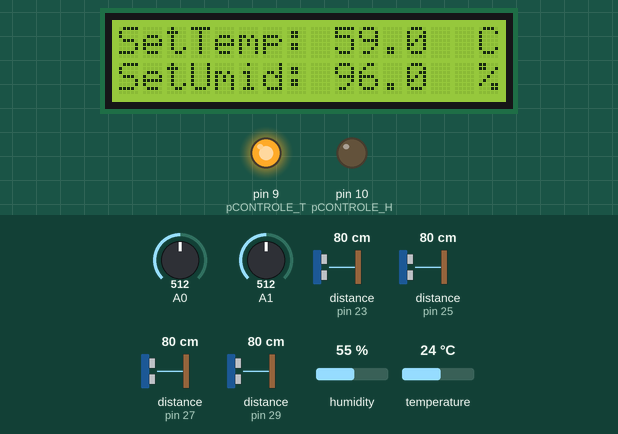
A sketch run on a simulated Arduino Mega 2560, built with avr-gcc and run on an emulated ATmega2560. On the bench: 16×2 character LCD, output pins drawn as LEDs (lit = HIGH). Wiring (inferred from the names in the program): 4 × ultrasonic range finder: trigger pin 22, echo pin 23 / trigger pin 24, echo pin 25 / trigger pin 26, echo pin 27 / trigger pin 28, echo pin 29. The test bench sets the inputs (shaded band); at power-on: A1 = 512, A0 = 512, humidity 55 %, distance to the obstacle (sensors on pin 23, pin 25, pin 27, pin 29) 80 cm, temperature 24 °C. The echo pulse lasts 58.3 µs per cm; pins used as bus, display or sensor lines are not drawn; what the sketch prints to the serial monitor is not drawn.

Above: at 1.2 s.
1.3 s: A1 set to 97
At 3.6 s:
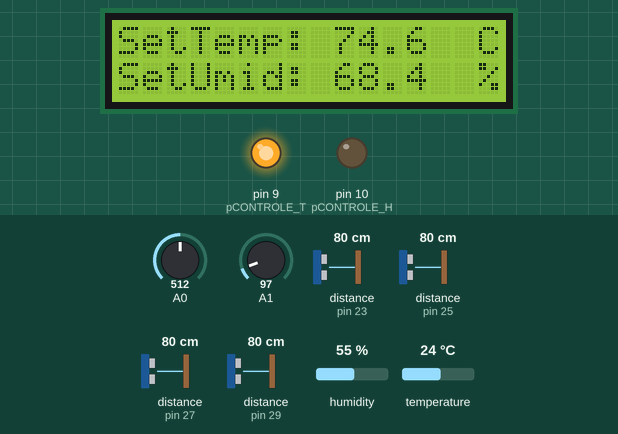
7.0 s: A1 set to 84
At 12.0 s:
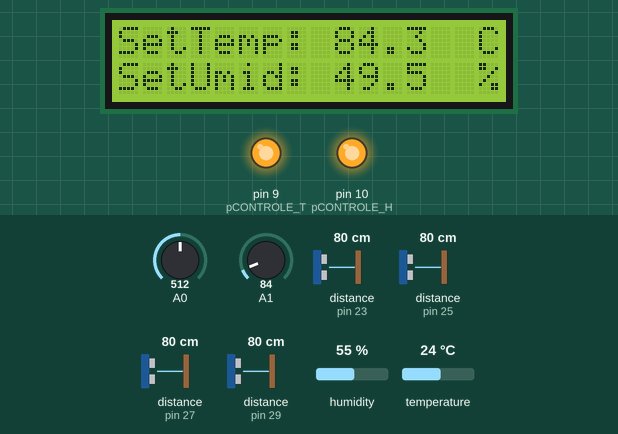
13.9 s: A0 set to 716
At 16.4 s:
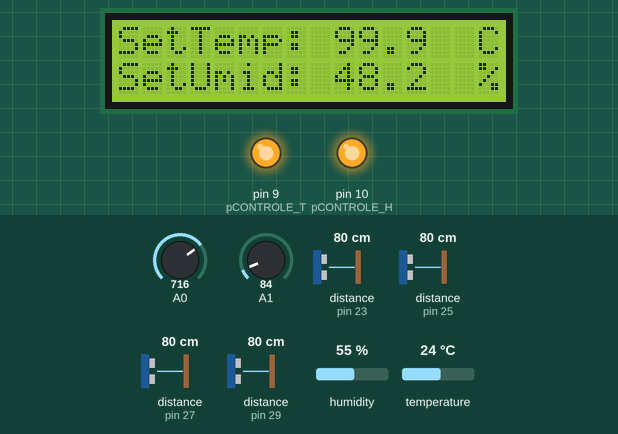
24.7 s: A0 set to 992
At 26.5 s:
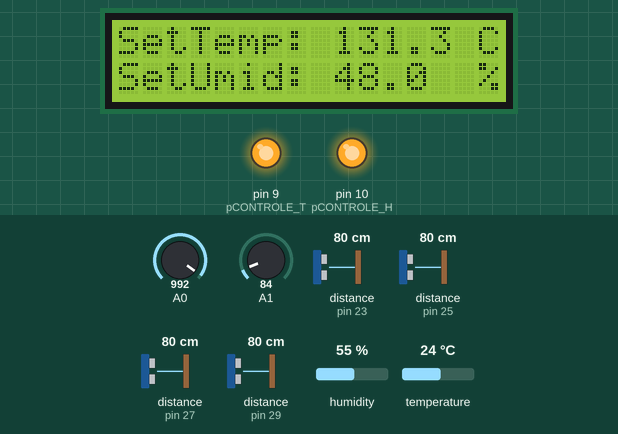
29.7 s: humidity set to 49 %
32.3 s: humidity set to 46 %
At 34.1 s:
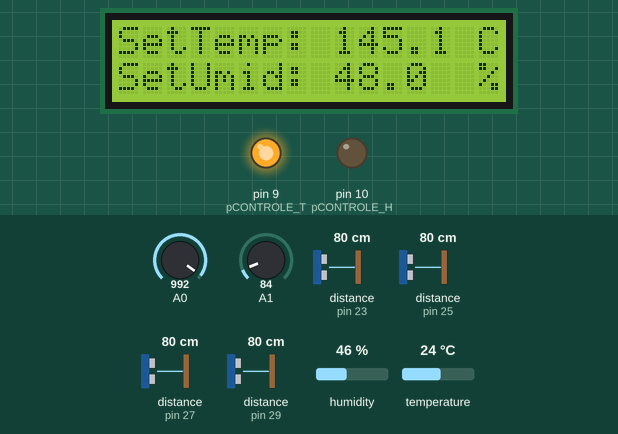
Timing chart, 0 to 35.6 s (numbered marks = the images above; inputs shaded):
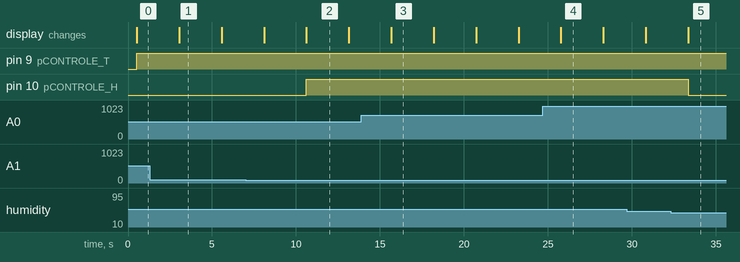

The sketch:

codigo_cta3_v3.ino
```cpp
#include <LiquidCrystal_I2C.h>
#include <DHT.h>
#include <SoftwareSerial.h>

// Definição da classe PID para controle de temperatura e umidade
class PID {
private:
    double kp, ki, kd;
    double setpoint;
    double integral;
    double previousError;
    double outputMin, outputMax;

public:
    PID(double kp, double ki, double kd, double outputMin = 0, double outputMax = 100) {
        this->kp = kp;
        this->ki = ki;
        this->kd = kd;
        this->outputMin = outputMin;
        this->outputMax = outputMax;
        integral = 0;
        previousError = 0;
    }

    void setSetpoint(double sp) {
        setpoint = sp;
    }

    double compute(double current, double deltaTime) {
        double error = setpoint - current;
        double proportional = kp * error;
        integral += error * deltaTime;
        if (integral > outputMax) integral = outputMax;
        else if (integral < outputMin) integral = outputMin;
        double integralTerm = ki * integral;
        double derivative = kd * (error - previousError) / deltaTime;
        previousError = error;
        double output = proportional + integralTerm + derivative;
        if (output > outputMax) output = outputMax;
        else if (output < outputMin) output = outputMin;
        return output;
    }
};

// Função para calcular distância
double distancia(double duracao, int numero) {
    double dist = duracao * 340.0 / 20000.0;
    if (dist < 2 || dist > 400) {
        Serial.println("Valor fora do alcance do sensor " + String(numero));
        return 0;
    }
    return dist;
}

#define NUM_SAMPLES 10
double readPotentiometer(int pin) {
    long sum = 0;
    for (int i = 0; i < NUM_SAMPLES; i++) {
        sum += analogRead(pin);
        delay(10);
    }
    return sum / NUM_SAMPLES;
}

#define DHT_PIN 4
#define DHTTYPE DHT22

#define pCONTROLE_T 9
#define pCONTROLE_H 10

#define INTERVALO 2000

PID meuPid_T(1.0, 0.1, 0.01, -10);
PID meuPid_H(1.0, 0.1, 0.01, -10);

DHT dht(DHT_PIN, DHTTYPE);
LiquidCrystal_I2C lcd(0x3f, 16, 2);

const int trigPins[] = {22, 24, 26, 28};
const int echoPins[] = {23, 25, 27, 29};

unsigned long previousMillis = 0;
double alpha = 0.6;
double lastSetTemp = 20.0;
double lastSetUmid = 30.0;

void controleRele(double output, int pinoRele, int c) {
    if (c == 1) {
        digitalWrite(pinoRele, output < 0.0 ? HIGH : LOW);
    } else {
        digitalWrite(pinoRele, output > 0.0 ? HIGH : LOW);
    }
}

void setup() {
    for (int i = 0; i < 4; i++) {
        pinMode(trigPins[i], OUTPUT);
        pinMode(echoPins[i], INPUT);
    }

    pinMode(pCONTROLE_T, OUTPUT);
    pinMode(pCONTROLE_H, OUTPUT);

    pinMode(A0, INPUT);
    pinMode(A1, INPUT);

    Serial.begin(9600);
    Serial3.begin(115200);
    dht.begin();

    lcd.init();
    lcd.backlight();
    lcd.setCursor(0, 0);
    lcd.print("SetTemp: ");
    lcd.setCursor(15, 0);
    lcd.print("C");
    lcd.setCursor(0, 1);
    lcd.print("SetUmid: ");
    lcd.setCursor(15, 1);
    lcd.print("%");
}

void loop() {
    for (int i = 0; i < 4; i++) {
        digitalWrite(trigPins[i], HIGH);
        delayMicroseconds(10);
        digitalWrite(trigPins[i], LOW);

        double duracao = pulseIn(echoPins[i], HIGH);
        double distanciaSensor = distancia(duracao, i + 1);
        Serial.println("Distância do sensor " + String(i + 1) + ": " + String(distanciaSensor) + " cm");
        Serial3.print("DIST" + String(i + 1) + ":" + String(distanciaSensor) + "\n");
        delay(50);
    }

    unsigned long currentMillis = millis();
    double deltaTime = (currentMillis - previousMillis) / 1000.0;
    previousMillis = currentMillis;

    float h = dht.readHumidity();
    float t = dht.readTemperature();

    if (!isnan(h) && !isnan(t)) {
        double auxTemp = readPotentiometer(A0);
        double SetTemp = map(auxTemp, 0, 1023, 20, 150);
        SetTemp = (alpha * SetTemp) + ((1 - alpha) * lastSetTemp);
        lastSetTemp = SetTemp;

        double auxHum = readPotentiometer(A1);
        double SetUmid = map(auxHum, 0, 1023, 30, 250);
        SetUmid = (alpha * SetUmid) + ((1 - alpha) * lastSetUmid);
        lastSetUmid = SetUmid;

        meuPid_T.setSetpoint(SetTemp);
        meuPid_H.setSetpoint(SetUmid);

        double outputT = meuPid_T.compute(t, deltaTime);
        double outputH = meuPid_H.compute(h, deltaTime);

        controleRele(outputT, pCONTROLE_T, 0);
        controleRele(outputH, pCONTROLE_H, 1);

        lcd.setCursor(9, 0);
        lcd.print(SetTemp, 1);
        lcd.setCursor(9, 1);
        lcd.print(SetUmid, 1);

        Serial.println("Temperatura: " + String(t));
        Serial.println("Umidade: " + String(h));
        Serial.println("SETPOINT Temperatura: " + String(SetTemp));
        Serial.println("SETPOINT Umidade: " + String(SetUmid));
        Serial.println("Controle Temperatura: " + String(outputT));
        Serial.println("Controle Umidade: " + String(outputH));
    } else {
        Serial.println("Falha na leitura do sensor DHT");
    }

    delay(INTERVALO);
}
```

Measured:
- the behaviour switches between 89 and 88 on A1 (found by bisection; images 1 and 2)
- the behaviour switches between 48 and 47 % on humidity (found by bisection; images 4 and 5)
- after the input at 32.3 s, pin 10 (pCONTROLE_H): HIGH → LOW after 1.1 s
- what the display in image 1 shows lasts 2.5 s, from 3.1 s to 5.6 s
